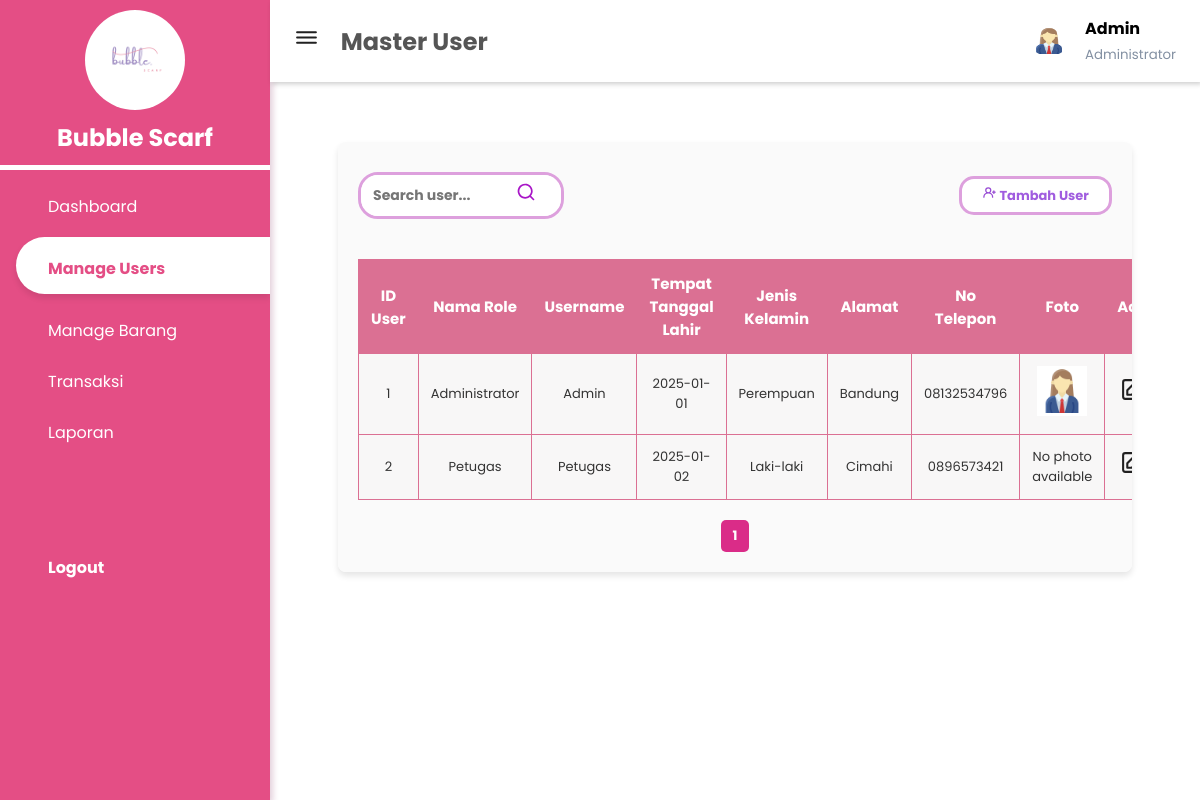
The app's page /master_user.php (signed in) with its own data.
### tables this page shows
CREATE TABLE `user` (
  `Id_user` int(11) NOT NULL,
  `Id_role` int(11) NOT NULL,
  `username` varchar(255) NOT NULL,
  `password` varchar(255) NOT NULL,
  `TTL` date NOT NULL,
  `jenis_kelamin` enum('Perempuan','Laki-laki','','') NOT NULL,
  `alamat` text NOT NULL,
  `no_tlp` varchar(13) NOT NULL,
  `foto` varchar(255) NOT NULL
);

CREATE TABLE `role` (
  `Id_role` int(11) NOT NULL,
  `nama_role` varchar(255) NOT NULL
);

### master_user.php (the view, shortened to what this page needs)
<?php
include 'sidebar.php';
$username = $_SESSION['username'];
$role = $_SESSION['role'];
$searchKeyword = $_GET['search'] ?? '';
?>
<!DOCTYPE html>
<html lang="id">
<head>
    <link rel="stylesheet" href="https://maxst.icons8.com/vue-static/landings/line-awesome/line-awesome/1.3.0/css/line-awesome.min.css">
    <link rel="stylesheet" href="https://unicons.iconscout.com/release/v4.0.8/css/line.css">
    <link rel="stylesheet" href="tabel.css">
</head>
<body>
<header>
        <h2>
            <label id="menu-toggle">
                <span class="bars"> <img src="asset/bars.svg" width="25px" height="25px"> </span>
            </label>
                 Master User
        </h2>
        <?php
            $queryUser = "SELECT foto FROM user WHERE username = '$username'";
            $resultUser = mysqli_query($conn, $queryUser);
            $userData = mysqli_fetch_assoc($resultUser);
            $fotoUser = !empty($userData['foto']) ? 'uploads/users/' . $userData['foto'] : 'img/default.jpg'; ?>
            <div class="user-wrapper">
            <img src="<?php echo htmlspecialchars($fotoUser); ?>" width="40px" height="30px" alt="User">
                <div>
                    <h4><?php echo htmlspecialchars($username); ?></h4>
                    <small><?php echo htmlspecialchars($role); ?></small>
                </div>
            </div>
        </header>
<div class="main-content">
    <main>
        <div class="container">
            <div class="header-tools">
                <form method="GET" action="master_user.php" class="search-box">
                    <input type="text" name="search" placeholder="Search user..." class="search-input" value="<?php echo htmlspecialchars($searchKeyword); ?>">
                    <button type="submit" class="search-btn"><i class="uil.search"></i> <img src="asset/search.svg" width="20px" height="20px"></button>
                </form>
                <a href="tambah_user.php" class="btn-tambah-data">
                    <i class="user.plus"><img src="asset/user-plus.svg" width="15px" height="15px"></i> Tambah User
                </a>
            </div>
            <table class="table">
                <thead>
                    <tr>
                        <th>ID User</th>
                        <th>Nama Role</th>
                        <th>Username</th>
                        <th>Tempat <br> Tanggal Lahir </br></th>
                        <th>Jenis <br> Kelamin </br></th>
                        <th>Alamat</th>
                        <th>No Telepon</th>
                        <th>Foto</th>
                        <th>Actions</th>
                    </tr>
                </thead>
                    <?php
                    $page = isset($_GET['page']) ? (int)$_GET['page'] : 1;
                    $limit = 5;
                    $offset = ($page - 1) * $limit;
                    $sql = "SELECT u.Id_user, u.Id_role, r.nama_role, u.username, u.TTL, u.jenis_kelamin, u.alamat, u.no_tlp, u.foto
                            FROM user u
                            JOIN role r ON u.Id_role = r.Id_role";
                    $sql .= " LIMIT $limit OFFSET $offset";
                    $result = $conn->query($sql);
                    $totalDataQuery = "SELECT COUNT(*) as total FROM user u
                                    JOIN role r ON u.Id_role = r.Id_role";
                    $totalDataResult = $conn->query($totalDataQuery);
                    $totalData = $totalDataResult->fetch_assoc()['total'];
                    $totalPages = ceil($totalData / $limit);
                    ?>
                    <tbody>
                    <?php
                    if ($result->num_rows > 0) {
                        while ($row = $result->fetch_assoc()) {
                            $fotoPath = !empty($row['foto']) ? 'uploads/users/' . $row['foto'] : 'img/default.jpg';
                            echo "<tr>
                                    <td>" . $row['Id_user'] . "</td>
                                    <td>{$row['nama_role']}</td>
                                    <td>{$row['username']}</td>
                                    <td>{$row['TTL']}</td>
                                    <td>{$row['jenis_kelamin']}</td>
                                    <td>{$row['alamat']}</td>
                                    <td>{$row['no_tlp']}</td>
                                    <td>";
                            if ($fotoPath && file_exists($fotoPath)) {
                                echo "<img src='" . htmlspecialchars($fotoPath) . "' width='50' height='50' alt='Foto User'>";
                            } else {
                                echo "<p>No photo available</p>";
                            }
                            echo "</td>
                                    <td>
                                        <a href='edit_user.php?id={$row['Id_user']}' class='btn btn-edit'><img src='asset/edit.svg' width='25px' height='25px'></a>
                                        <a href='proses_user.php?id={$row['Id_user']}' class='btn btn-delete'><img src='asset/trash-alt.svg' width='25px' height='25px'></a>
                                    </td>
                                </tr>";
                        }
                    } else {
                        echo "<tr><td colspan='9'>Tidak ada data ditemukan</td></tr>";
                    }
                    ?>
                </tbody>
            </table>
            <div class="pagination">
                <?php for ($i = 1; $i <= $totalPages; $i++): ?>
                    <a href="?page=<?php echo $i; ?>&search=<?php echo htmlspecialchars($searchKeyword); ?>" class="page-link <?php echo ($page == $i) ? 'active' : ''; ?>">
                        <?php echo $i; ?>
                    </a>
                <?php endfor; ?>
            </div>
        </div>
    </main>
</div>
</body>
</html>

### style.css (style rules this page uses)
:root { --main-color: #e44e85; --color-dark: #1D2231; --text-grey: #8390A2; }
* { padding: 0; margin: 0; box-sizing: border-box; list-style-type: none; text-decoration: none; font-family: 'Poppins', sans-serif; }
.main-content { margin-left: 270px; transition: margin-left 0.3s ease; }
header { background: #fff; display: flex; justify-content: space-between; align-items: center; padding: 1rem 1.5rem; box-shadow: 2px 2px 5px rgba(0,0,0,0.2); position: fixed; left: 270px; width: calc(100% - 270px); top: 0; z-index: 100; transition: left 0.3s ease, width 0.3s ease; }
header h2 { color: #555; }
header label span { font-size: 1.7rem; padding-right: 1rem; cursor: pointer; }
.search-input { border: none; padding: 8px 8px; width: 100%; font-size: 14px; outline: none; color: rgb(160, 92, 223); font-weight: bold; }
.search-btn { background: none; border: none; cursor: pointer; padding: 8px; }
.user-wrapper { display: flex; align-items: center; }
.user-wrapper img { border-radius: 50%; margin-right: 1rem; }
.user-wrapper small { display: inline-block; color: var(--text-grey); margin-top: -3px; }
main { margin-top: 70px; padding: 2rem 1.5rem; background: #fff; min-height: calc(100vh - 90px); }

### tabel.css (style rules this page uses)
.container { margin: 40px auto; max-width: 90%; background-color: #fafafa; padding: 20px; border-radius: 8px; box-shadow: 0 4px 6px rgba(0, 0, 0, 0.1); overflow-x: auto; / }
.table { width: 100%; border-collapse: collapse; text-align: left; font-size: 15px; color: #333; margin-top: 30px; min-width: 600px; }
.table thead { background-color: palevioletred; color: #fff; }
.table th, .table td { padding: 12px; text-align: center; border: 1px solid palevioletred; }
.table td { font-size: 13px; background-color: rgb(248, 247, 247); }
.btn { text-align: center; cursor: pointer; transition: background-color 0.3s ease; }
.btn-edit { color: #333; font-size: 25px; }
.btn-tambah-data { background: white; border: 3px solid plum; color: rgb(160, 92, 223); font-size: 13px; font-weight: bold; padding: 6px 20px; border-radius: 15px; cursor: pointer; transition: all 0.3s ease; }
.header-tools { display: flex; justify-content: space-between; align-items: center; padding: 10px 0; }
.search-box { position: relative; display: flex; align-items: center; border: 3px solid plum; border-radius: 20px; overflow: hidden; }
.search-input { border: none; padding: 10px 20px 10px 12px; width: 200px; outline: none; font-size: 14px; color: rgb(160, 92, 223); font-weight: bold; }
.search-btn { position: absolute; right: 17px; background: none; border: none; cursor: pointer; font-size: 16px; }
.pagination { margin-top: 20px; text-align: center; }
.pagination .page-link { display: inline-block; padding: 6px 12px; margin: 0 2px; background-color: #ff77c4; color: white; border-radius: 5px; text-decoration: none; transition: background-color 0.3s ease; font-size: small; }
.pagination .page-link.active { background-color: #da2c88; font-weight: bold; }

### records on screen
user: foto (picture), Id_user "1", Id_role.nama_role "Administrator", username "Admin", TTL "2025-01-01", jenis_kelamin "Perempuan", alamat "Bandung", no_tlp "08132534796"
user: Id_user "2", Id_role.nama_role "Petugas", username "Petugas", TTL "2025-01-02", jenis_kelamin "Laki-laki", alamat "Cimahi", no_tlp "0896573421", foto "No photo available"

### other values on screen
$username "Admin"
$role "Administrator"
